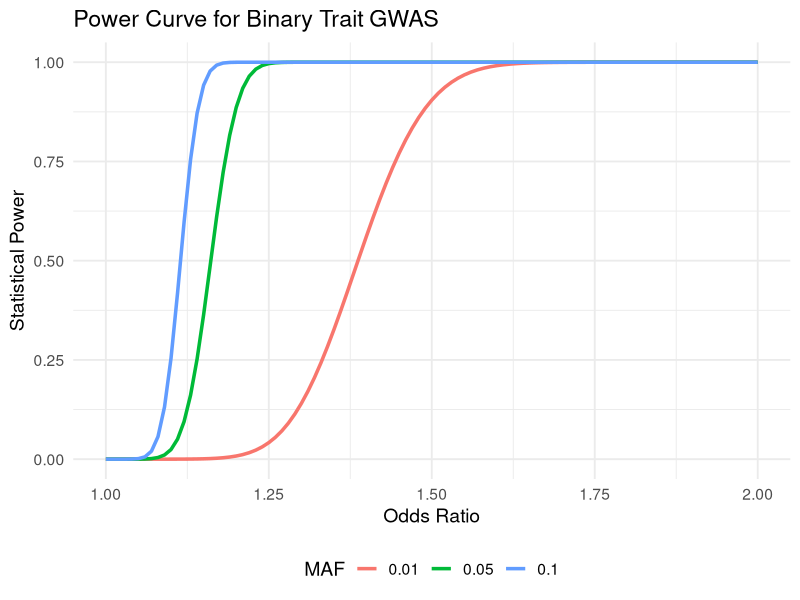

Recreate this plot in R.
# Load required package
library(ggplot2)

# Parameters
cases <- 25000
controls <- 32000
alpha <- 5e-8
maf_list <- c(0.01, 0.05, 0.1)
or_values <- seq(1, 2, by = 0.01)

# Functions to compute NCP and power
compute_ncp <- function(or, maf, n_cases, n_controls) {
  n_eff <- (n_cases * n_controls) / (n_cases + n_controls)
  var_g <- 2 * maf * (1 - maf)
  log_or <- log(or)
  ncp <- n_eff * var_g * (log_or)^2
  return(ncp)
}

compute_power <- function(ncp, alpha) {
  crit <- qchisq(1 - alpha, df = 1)
  power <- 1 - pchisq(crit, df = 1, ncp = ncp)
  return(power)
}

# Generate data frame
power_data <- data.frame()
for (maf in maf_list) {
  for (or in or_values) {
    ncp <- compute_ncp(or, maf, cases, controls)
    power <- compute_power(ncp, alpha)
    power_data <- rbind(power_data, data.frame(OR = or, Power = power, MAF = factor(maf)))
  }
}

# Plot using ggplot2
ggplot(power_data, aes(x = OR, y = Power, color = MAF)) +
  geom_line(size = 1.2) +
  labs(
    title = "Power Curve for Binary Trait GWAS",
    x = "Odds Ratio",
    y = "Statistical Power",
    color = "MAF"
  ) +
  theme_minimal(base_size = 14) +
  theme(legend.position = "bottom")





# set.seed(42)
# 
# # Simulate genotype given case/control status
# simulate_power_case_control <- function(n_cases, n_controls, maf, or, alpha = 5e-8, n_sim = 1000) {
#   # Genotype frequencies under Hardy-Weinberg Equilibrium
#   pAA <- (1 - maf)^2
#   pAa <- 2 * maf * (1 - maf)
#   paa <- maf^2
#   geno_probs <- c(pAA, pAa, paa)
#   genotypes <- c(0, 1, 2)
# 
#   # Compute disease risk under logistic model
#   log_or <- log(or)
#   logits <- log_or * genotypes
#   probs <- exp(logits) / (1 + exp(logits))  # P(Y=1|G)
# 
#   # Use Bayes’ rule to get P(G | Y=1) and P(G | Y=0)
#   # P(G) = genotype frequencies; P(Y=1|G) = logistic
#   py1 <- sum(probs * geno_probs)
#   py0 <- 1 - py1
#   pG_given_Y1 <- (probs * geno_probs) / py1
#   pG_given_Y0 <- ((1 - probs) * geno_probs) / py0
# 
#   power_count <- 0
# 
#   for (i in 1:n_sim) {
#     # Sample genotypes for cases and controls
#     case_genotypes <- sample(genotypes, size = n_cases, replace = TRUE, prob = pG_given_Y1)
#     control_genotypes <- sample(genotypes, size = n_controls, replace = TRUE, prob = pG_given_Y0)
# 
#     # Combine and run logistic regression
#     genotype_all <- c(case_genotypes, control_genotypes)
#     status_all <- c(rep(1, n_cases), rep(0, n_controls))
# 
#     model <- glm(status_all ~ genotype_all, family = binomial())
#     pval <- summary(model)$coefficients[2, 4]
# 
#     if (!is.na(pval) && pval < alpha) power_count <- power_count + 1
#   }
# 
#   return(power_count / n_sim)
# }
# 
# simulate_power_case_control(
#   n_cases = 25000,
#   n_controls = 32000,
#   maf = 0.01,
#   or = 1.25,
#   alpha = 5e-8,
#   n_sim = 1000
# )
